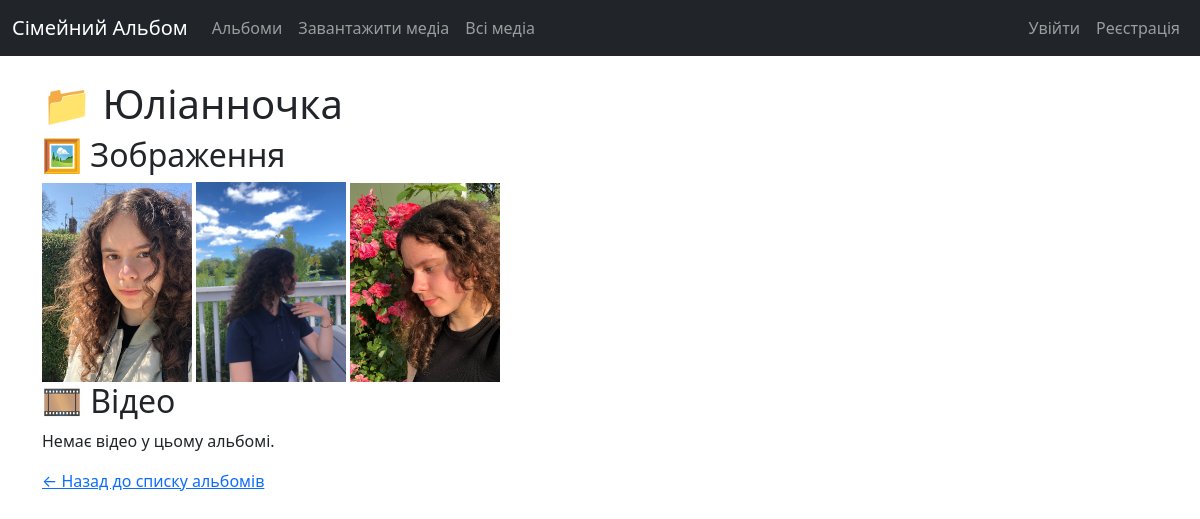
/1/, run on the app's committed database.
### album/models.py (models this page shows, shortened)
class Album(models.Model):
    name = models.CharField(max_length=255)
    description = models.TextField(blank=True)
    created_at = models.DateTimeField(auto_now_add=True)
    owner = models.ForeignKey(User, on_delete=models.CASCADE)
    photos = models.ManyToManyField(
        'Photo', related_name='albums')  # Додаємо related_name
    videos = models.ManyToManyField('Video', related_name='albums')

class Photo(models.Model):
    image = models.ImageField(upload_to='photos/')
    caption = models.CharField(max_length=255, blank=True)
    uploaded_at = models.DateTimeField(auto_now_add=True)

### album/views.py (the view)
# urls.py: path('<int:pk>/', views.album_detail, name='album_detail'),
def album_detail(request, pk):
    album = get_object_or_404(Album, pk=pk)
    photos = album.photos.all()
    videos = album.videos.all()
    return render(request, 'album/album_detail.html', {
        'album': album,
        'photos': photos,
        'videos': videos,
    })

### templates/album/album_detail.html (shortened to what this page needs)
{% extends "index.html" %}
{% block content %}
<h1>📁 {{ album.name }}</h1>
<h2>🖼️ Зображення</h2>
{% if photos %}
    {% for photo in photos %}
        <img src="{{ photo.image.url }}" width="150" alt="{{ photo.caption }}">
    {% endfor %}
{% else %}
    <p>Немає зображень у цьому альбомі.</p>
{% endif %}
<h2>🎞️ Відео</h2>
{% if videos %}
    {% for video in videos %}
        <video width="300" controls>
            <source src="{{ video.video.url }}">
        </video>
    {% endfor %}
{% else %}
    <p>Немає відео у цьому альбомі.</p>
{% endif %}
<a href="{% url 'album_list' %}">← Назад до списку альбомів</a>
{% endblock %}

### data on the page
Album: name "Юліанночка"
Photo: image (picture)
Photo: image (picture)
Photo: image (picture)
